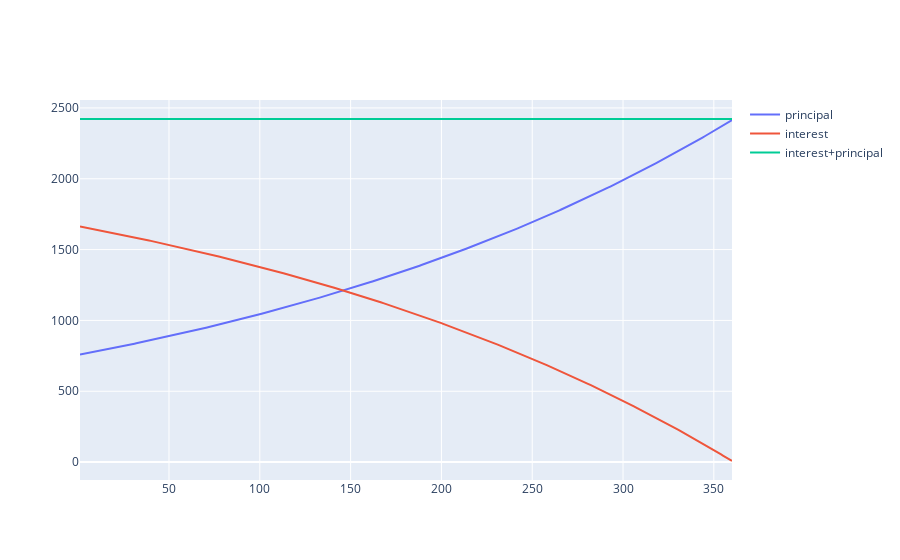

Here is the notebook cell this chart was saved with:
### Code cell
fig = go.Figure()
fig.add_trace(go.Scatter(x = df.index, y = df.principal, name = 'principal'))
fig.add_trace(go.Scatter(x = df.index, y = df.interest, name = 'interest'))
fig.add_trace(go.Scatter(x = df.index, y = df['interest+principal'], name = 'interest+principal'))
fig.show()

### Figure 1 — Plotly figure (JSON) as saved in the notebook; plotly's stock layout.template omitted (floating-point values rounded to 4 significant figures; data arrays with more than 128 entries replaced by an {"elided": "..."} marker saying what was removed)
{"data": [{"name": "principal", "type": "scatter", "x": {"elided": "360 int values"}, "y": {"elided": "360 float values"}}, {"name": "interest", "type": "scatter", "x": {"elided": "360 int values"}, "y": {"elided": "360 float values"}}, {"name": "interest+principal", "type": "scatter", "x": {"elided": "360 int values"}, "y": {"elided": "360 float values"}}], "layout": {}}
